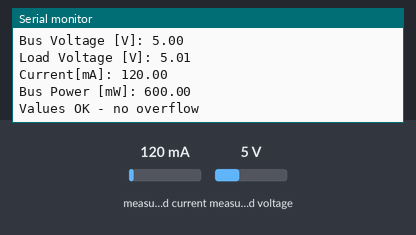
Recording of a sketch running on a simulated Arduino Uno, built for the host (arithmetic inside an expression is 32-bit, double 64-bit). Shown: the last lines printed to the serial monitor. Inputs (shaded band) come from the test bench; at power-on: measured current 120 mA, measured voltage 5 V.

Above: at 1.2 s.
1.3 s: measured current set to 40 mA
At 2.5 s:
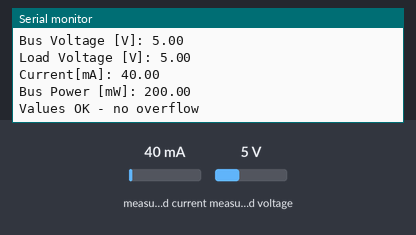
2.8 s: measured voltage set to 0.3 V
At 3.6 s:
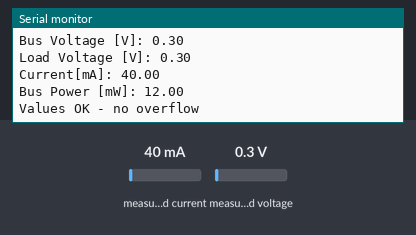
4.3 s: measured current set to 500 mA
At 5.8 s:
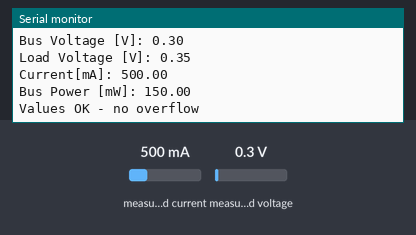
Timing chart, 0 to 7.3 s (numbered marks = the images above; inputs shaded):
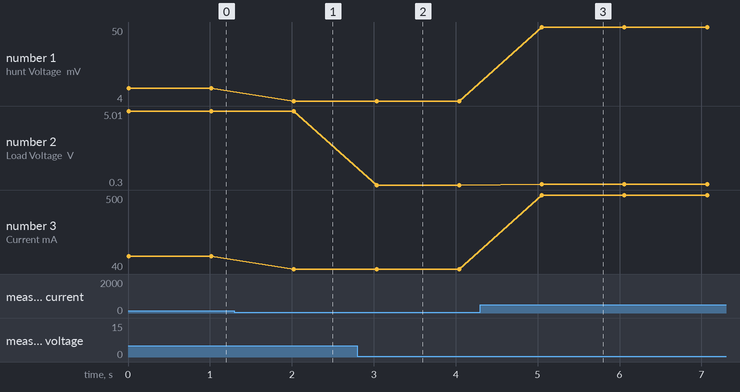

Measured:
- after the input at 1.3 s, the serial monitor: prints a new line after 0.73 s (image 1)
- after the input at 2.8 s, the serial monitor: prints a new line after 0.23 s (image 2)
- after the input at 4.3 s, the serial monitor: prints a new line after 0.75 s (image 3)
- plotted number 1: 12 → 4 after the input at 1.3 s, 4 → 50 after the input at 4.3 s
- plotted number 2: 5 → 0.3 after the input at 2.8 s, 0.3 → 0.35 after the input at 4.3 s
- plotted number 3: 120 → 40 after the input at 1.3 s, 40 → 500 after the input at 4.3 s

The sketch:

INA226_different_driver_example.ino
```cpp
/***************************************************************************
* Example sketch for the INA226_WE library
*
* This sketch shows how to use the INA226 module in continuous mode.
*
* Further information can be found on:
* https://wolles-elektronikkiste.de/ina226 (German)
* https://wolles-elektronikkiste.de/en/ina226-current-and-power-sensor (English)
*
***************************************************************************/
#include <Wire.h>
#include <INA226_WE.h>
#define I2C_ADDRESS 0x41

INA226_WE ina226;

TwoWire I2CINA226 = TwoWire(1);

void setup() {
  Serial.begin(2000000);
  I2CINA226.begin(19,18);
  ina226.begin(I2C_ADDRESS,&I2CINA226);

  /* Set Number of measurements for shunt and bus voltage which shall be averaged
  * Mode *     * Number of samples *
  AVERAGE_1            1 (default)
  AVERAGE_4            4
  AVERAGE_16          16
  AVERAGE_64          64
  AVERAGE_128        128
  AVERAGE_256        256
  AVERAGE_512        512
  AVERAGE_1024      1024
  */
  //ina226.setAverage(AVERAGE_16); // choose mode and uncomment for change of default

  /* Set conversion time in microseconds
     One set of shunt and bus voltage conversion will take:
     number of samples to be averaged x conversion time x 2

     * Mode *         * conversion time *
     CONV_TIME_140          140 µs
     CONV_TIME_204          204 µs
     CONV_TIME_332          332 µs
     CONV_TIME_588          588 µs
     CONV_TIME_1100         1.1 ms (default)
     CONV_TIME_2116       2.116 ms
     CONV_TIME_4156       4.156 ms
     CONV_TIME_8244       8.244 ms
  */
  //ina226.setConversionTime(CONV_TIME_1100); //choose conversion time and uncomment for change of default

  /* Set measure mode
  POWER_DOWN - INA226 switched off
  TRIGGERED  - measurement on demand
  CONTINUOUS  - continuous measurements (default)
  */
  //ina226.setMeasureMode(CONTINUOUS); // choose mode and uncomment for change of default

  /* Set Current Range
    * Mode *   * Max Current *
     MA_400          400 mA
     MA_800          800 mA (default)
  */
  //ina226.setCurrentRange(MA_800); // choose gain and uncomment for change of default


  ina226.setResistorRange(0.0024,30);

  /* If the current values delivered by the INA226 differ by a constant factor
     from values obtained with calibrated equipment you can define a correction factor.
     Correction factor = current delivered from calibrated equipment / current delivered by INA226
  */
  // ina226.setCorrectionFactor(0.95);

  Serial.println("INA226 Current Sensor Example Sketch - Continuous");

  ina226.waitUntilConversionCompleted(); //if you comment this line the first data might be zero
}

void loop() {
  float shuntVoltage_mV = 0.0;
  float loadVoltage_V = 0.0;
  float busVoltage_V = 0.0;
  float current_mA = 0.0;
  float power_mW = 0.0;

  ina226.readAndClearFlags();
  shuntVoltage_mV = ina226.getShuntVoltage_mV();
  busVoltage_V = ina226.getBusVoltage_V();
  current_mA = ina226.getCurrent_mA();
  power_mW = ina226.getBusPower();
  loadVoltage_V  = busVoltage_V + (shuntVoltage_mV/1000);

  Serial.print("Shunt Voltage [mV]: "); Serial.println(shuntVoltage_mV);
  Serial.print("Bus Voltage [V]: "); Serial.println(busVoltage_V);
  Serial.print("Load Voltage [V]: "); Serial.println(loadVoltage_V);
  Serial.print("Current[mA]: "); Serial.println(current_mA);
  Serial.print("Bus Power [mW]: "); Serial.println(power_mW);
  if(!ina226.overflow){
    Serial.println("Values OK - no overflow");
  }
  else{
    Serial.println("Overflow! Choose higher current range");
  }
  Serial.println();

  delay(1000);
}
```
